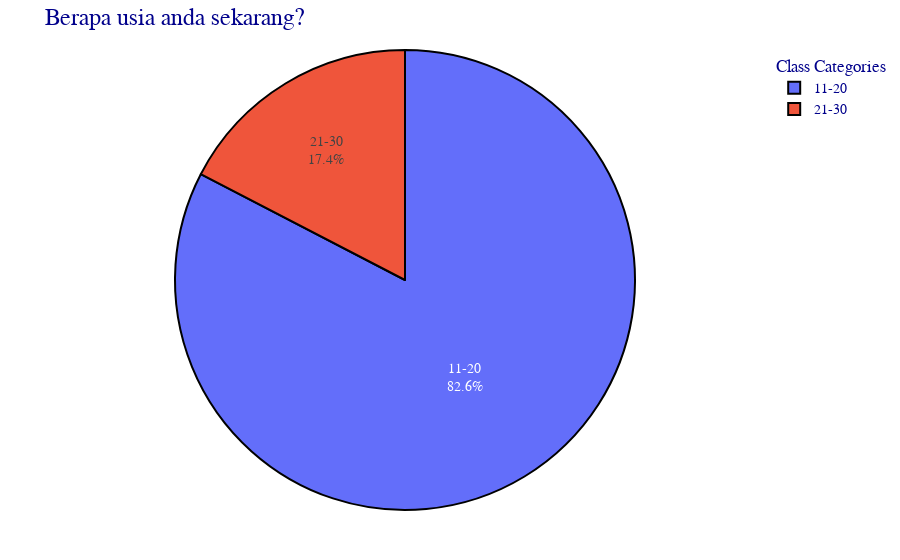

Here is the notebook cell this chart was saved with:
### Code cell
pie = px.pie(data,
            'Berapa usia anda sekarang?', 
            title = 'Berapa usia anda sekarang?',
            labels= {'Class': 'Class Label'},
            color_discrete_sequence=px.colors.qualitative.Plotly,
            hover_data=['Berapa usia anda sekarang?'],)

pie.update_traces(textinfo = 'percent+label',
                  pull = [0.1 if cls == 'SpecificClass' else 0 for cls in data['Berapa usia anda sekarang?']],
                  marker = dict(line=dict(color = '#000000', width = 2)))

pie.update_layout(title_font_size = 24,
                  legend_title_text = 'Class Categories',
                  margin = dict(t = 50, b = 50, l = 50, r = 50),
                  font = dict(family = 'Atial', size = 14, color = 'darkblue'))


pie.show()

### Figure 1 — Plotly figure (JSON) as saved in the notebook; plotly's stock layout.template omitted (floating-point values rounded to 4 significant figures)
{"data": [{"customdata": [["11-20"], ["11-20"], ["21-30"], ["11-20"], ["11-20"], ["11-20"], ["11-20"], ["11-20"], ["11-20"], ["11-20"], ["21-30"], ["11-20"], ["11-20"], ["11-20"], ["21-30"], ["21-30"], ["11-20"], ["11-20"], ["11-20"], ["11-20"], ["11-20"], ["11-20"], ["11-20"]], "domain": {"x": [0, 1], "y": [0, 1]}, "hovertemplate": "Berapa usia anda sekarang?=%{customdata[0]}<extra></extra>", "labels": ["11-20", "11-20", "21-30", "11-20", "11-20", "11-20", "11-20", "11-20", "11-20", "11-20", "21-30", "11-20", "11-20", "11-20", "21-30", "21-30", "11-20", "11-20", "11-20", "11-20", "11-20", "11-20", "11-20"], "legendgroup": "", "marker": {"line": {"color": "#000000", "width": 2}}, "name": "", "pull": [0, 0, 0, 0, 0, 0, 0, 0, 0, 0, 0, 0, 0, 0, 0, 0, 0, 0, 0, 0, 0, 0, 0], "showlegend": true, "textinfo": "percent+label", "type": "pie"}], "layout": {"font": {"color": "darkblue", "family": "Atial", "size": 14}, "legend": {"title": {"text": "Class Categories"}, "tracegroupgap": 0}, "margin": {"b": 50, "l": 50, "r": 50, "t": 50}, "piecolorway": ["#636EFA", "#EF553B", "#00CC96", "#AB63FA", "#FFA15A", "#19D3F3", "#FF6692", "#B6E880", "#FF97FF", "#FECB52"], "title": {"font": {"size": 24}, "text": "Berapa usia anda sekarang?"}}}
